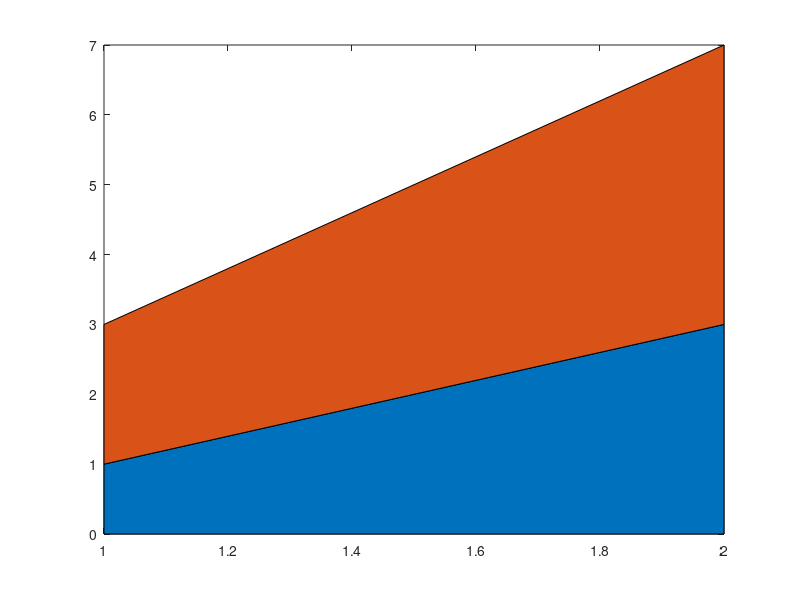

Source code (MATLAB): (Note: this script raises an error after producing the figure.)
%=============================================================================
% Copyright (c) 2016-present Allan CORNET (Nelson)
%=============================================================================
% This file is part of Nelson.
%=============================================================================
% LICENCE_BLOCK_BEGIN
% SPDX-License-Identifier: LGPL-3.0-or-later
% LICENCE_BLOCK_END
%=============================================================================
% <--ADV-CLI MODE-->
%=============================================================================
% area: each series has a SeriesIndex (1, 2, ...); FaceColor and EdgeColor
% accept 'flat' (color from the colormap) and read it back.
%=============================================================================
f = figure('Visible', 'off');
ax = axes(f);
a = area(ax, [1 2; 3 4]);
assert_isequal(a(1).SeriesIndex, 1);
assert_isequal(a(2).SeriesIndex, 2);
a(1).FaceColor = 'flat';
assert_isequal(a(1).FaceColor, 'flat');
a(1).EdgeColor = 'flat';
assert_isequal(a(1).EdgeColor, 'flat');
drawnow();
a(2).FaceColor = [1 0 0];
assert_isequal(a(2).FaceColor, [1 0 0]);
delete(f);
%=============================================================================
